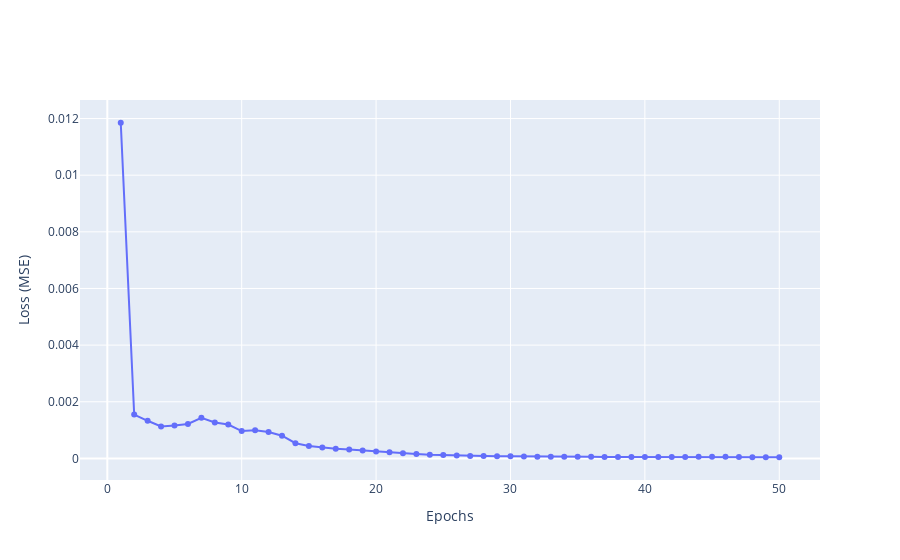

Write notebook code for a chart like this one.
### Code cell
fig = go.Figure()
fig.add_trace(go.Scatter(x = np.linspace(1,50), y = history.history['loss'],
                         showlegend=False, mode="markers+lines"))
fig.update_xaxes(title='Epochs')
fig.update_yaxes(title='Loss (MSE)')

### Figure 1 — Plotly figure (JSON) as saved in the notebook; plotly's stock layout.template omitted (floating-point values rounded to 4 significant figures)
{"data": [{"mode": "markers+lines", "showlegend": false, "type": "scatter", "x": [1, 2, 3, 4, 5, 6, 7, 8, 9, 10, 11, 12, 13, 14, 15, 16, 17, 18, 19, 20, 21, 22, 23, 24, 25, 26, 27, 28, 29, 30, 31, 32, 33, 34, 35, 36, 37, 38, 39, 40, 41, 42, 43, 44, 45, 46, 47, 48, 49, 50], "y": [0.01185, 0.001547, 0.001328, 0.001126, 0.001161, 0.001216, 0.001432, 0.00127, 0.001195, 0.0009664, 0.0009933, 0.0009313, 0.0007999, 0.0005366, 0.0004393, 0.0003844, 0.0003443, 0.0003172, 0.0002792, 0.0002443, 0.0002129, 0.000181, 0.0001543, 0.0001318, 0.0001164, 0.0001018, 8.846e-05, 8.347e-05, 7.678e-05, 7.287e-05, 6.583e-05, 6.272e-05, 6.045e-05, 5.769e-05, 5.622e-05, 5.411e-05, 5.299e-05, 5.202e-05, 5.133e-05, 5.126e-05, 5.099e-05, 5.323e-05, 5.391e-05, 5.646e-05, 5.77e-05, 5.503e-05, 4.962e-05, 4.314e-05, 4.067e-05, 4.08e-05]}], "layout": {"xaxis": {"title": {"text": "Epochs"}}, "yaxis": {"title": {"text": "Loss (MSE)"}}}}
